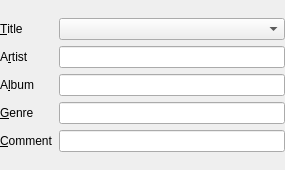
<ui version="4.0" >
 <class>Widget</class>
 <widget class="QWidget" name="Widget" >
  <property name="geometry" >
   <rect>
    <x>0</x>
    <y>0</y>
    <width>285</width>
    <height>170</height>
   </rect>
  </property>
  <property name="sizePolicy" >
   <sizepolicy vsizetype="Expanding" hsizetype="Expanding" >
    <horstretch>0</horstretch>
    <verstretch>0</verstretch>
   </sizepolicy>
  </property>
  <property name="windowTitle" >
   <string>ID3EncodingConverter</string>
  </property>
  <widget class="QWidget" name="centralwidget" >
   <property name="geometry" >
    <rect>
     <x>0</x>
     <y>0</y>
     <width>285</width>
     <height>170</height>
    </rect>
   </property>
   <layout class="QVBoxLayout" name="verticalLayout" >
    <item>
     <layout class="QVBoxLayout" >
      <item>
       <layout class="QGridLayout" >
        <item row="0" column="0" >
         <widget class="QLabel" name="titlelabel" >
          <property name="text" >
           <string>&amp;Title</string>
          </property>
          <property name="buddy" >
           <cstring>v2title</cstring>
          </property>
         </widget>
        </item>
        <item row="1" column="0" >
         <widget class="QLabel" name="artistlabel" >
          <property name="text" >
           <string>A&amp;rtist</string>
          </property>
          <property name="buddy" >
           <cstring>v2artist</cstring>
          </property>
         </widget>
        </item>
        <item row="1" column="1" >
         <widget class="QLineEdit" name="v2artist" />
        </item>
        <item row="2" column="0" >
         <widget class="QLabel" name="albumlabel" >
          <property name="text" >
           <string>A&amp;lbum</string>
          </property>
          <property name="buddy" >
           <cstring>v2album</cstring>
          </property>
         </widget>
        </item>
        <item row="2" column="1" >
         <widget class="QLineEdit" name="v2album" />
        </item>
        <item row="3" column="0" >
         <widget class="QLabel" name="genrelabel" >
          <property name="text" >
           <string>&amp;Genre</string>
          </property>
          <property name="buddy" >
           <cstring>v2genre</cstring>
          </property>
         </widget>
        </item>
        <item row="3" column="1" >
         <widget class="QLineEdit" name="v2genre" />
        </item>
        <item row="4" column="0" >
         <widget class="QLabel" name="commentlabel" >
          <property name="text" >
           <string>&amp;Comment</string>
          </property>
          <property name="buddy" >
           <cstring>v2comment</cstring>
          </property>
         </widget>
        </item>
        <item row="4" column="1" >
         <widget class="QLineEdit" name="v2comment" />
        </item>
        <item row="0" column="1" >
         <widget class="KComboBox" name="v2title" >
          <property name="toolTip" >
           <string>Choose correct representation of song title</string>
          </property>
          <property name="whatsThis" >
           <string>Choose the correct encoding of the ID3v2 tag. All tags beneath will be updated according to the selection. If the actual encoding is unknown, choose the string that makes sense.</string>
          </property>
          <property name="modelColumn" >
           <number>0</number>
          </property>
         </widget>
        </item>
       </layout>
      </item>
     </layout>
    </item>
   </layout>
  </widget>
 </widget>
 <customwidgets>
  <customwidget>
   <class>KComboBox</class>
   <extends>QComboBox</extends>
   <header>kcombobox.h</header>
  </customwidget>
 </customwidgets>
 <tabstops>
  <tabstop>v2artist</tabstop>
  <tabstop>v2album</tabstop>
  <tabstop>v2genre</tabstop>
  <tabstop>v2comment</tabstop>
 </tabstops>
 <resources/>
 <connections/>
</ui>
